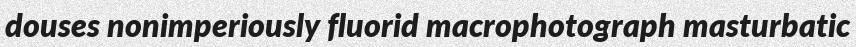
#> input picture Synthetic data generation/TextRecognitionDataGenerator/samples/1.jpg, 856 x 47 px
$ python -i distortion_generator.py   (imports and definitions only)
#> lines starting #> are read from the running program, lines starting #| are printed output that depends on the picture
#> further down, picture is the input picture: shape (47, 856, 3); min 0, max 255, mean 190
from math import pi

import cv2
import numpy as np
from PIL import Image


def cylindrical_edge_warp(
    pil_img: Image.Image, side: str = "left", strength: float = 0.6, warp_portion: float = 0.45
) -> Image.Image:
    """Enhanced cylindrical edge warp with better error handling"""
#> called with side = 'left', strength = 0.6, warp_portion = 0.45
    try:
        img = cv2.cvtColor(np.array(pil_img), cv2.COLOR_RGB2BGR)
        h, w = img.shape[:2]
#> h = 47; w = 856

        # width of the curved strip
        W = int(warp_portion * w)
#> W = 385
        # fake focal length = radius of cylinder
        R = W / strength if strength != 0 else 1e9
#> R = 641.7

        # Build meshgrid of pixel coords
        X, Y = np.meshgrid(np.arange(w), np.arange(h))
        map_x = X.astype(np.float32).copy()
        map_y = Y.astype(np.float32).copy()

        if side == "left":
            strip = X < W
            dx = W - X[strip]
        else:  # right
            strip = (w - W) < X
            dx = X[strip] - (w - W)

        # angle on cylinder surface for those pixels
        theta = dx / R
        # horizontal mapping
        displacement = R * np.sin(theta) - dx
        map_x[strip] += displacement
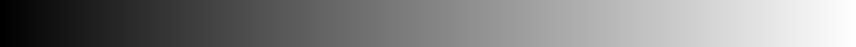
#> map_x: shape (47, 856) float32; min -22.69, max 855, mean 424.9; drawn with min black and max white

        # vertical scaling
        scale_y = np.cos(theta)
        map_y[strip] = (Y[strip] - h / 2) / scale_y + h / 2
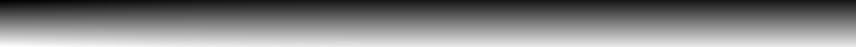
#> map_y: shape (47, 856) float32; min -4.97, max 50.76, mean 23; drawn with min black and max white

        warped = cv2.remap(
            img, map_x, map_y, interpolation=cv2.INTER_CUBIC, borderMode=cv2.BORDER_REPLICATE
        )
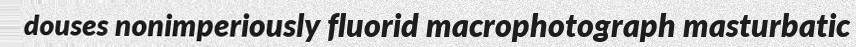
#> warped: shape (47, 856, 3); min 0, max 255, mean 191.9
        return Image.fromarray(cv2.cvtColor(warped, cv2.COLOR_BGR2RGB))
    except Exception as e:
        print(f"Error in cylindrical_edge_warp: {e}")
        return pil_img


def washboard_warp(
    pil_img: Image.Image,
    amplitude: float = 8,
    wavelength: float = 120,
    phase: float = 0.0,
    decay_from_top: bool = True,
) -> Image.Image:
    """Enhanced washboard warp with better error handling"""
    try:
        img = cv2.cvtColor(np.array(pil_img), cv2.COLOR_RGB2BGR)
        h, w = img.shape[:2]

        # build a vector of vertical offsets
        x = np.arange(w, dtype=np.float32)
        dy = amplitude * np.sin(2 * pi * x / wavelength + phase)

        atten = np.linspace(1, 0.2, h, dtype=np.float32)[:, None] if decay_from_top else 1.0

        # broadcast to full map
        map_x, map_y = np.meshgrid(x, np.arange(h, dtype=np.float32))
        map_y += dy * atten

        warped = cv2.remap(img, map_x, map_y, cv2.INTER_CUBIC, borderMode=cv2.BORDER_REPLICATE)
        return Image.fromarray(cv2.cvtColor(warped, cv2.COLOR_BGR2RGB))
    except Exception as e:
        print(f"Error in washboard_warp: {e}")
        return pil_img

>>> import cv2
>>> picture = cv2.cvtColor(cv2.imread('../../Synthetic data generation/TextRecognitionDataGenerator/samples/1.jpg'), cv2.COLOR_BGR2RGB)
>>> result = cylindrical_edge_warp(picture)

$ run again, on Synthetic data generation/TextRecognitionDataGenerator/samples/10.jpg
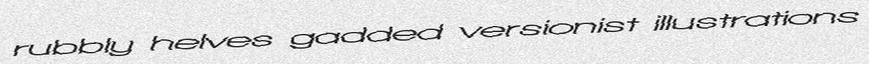
#> input picture Synthetic data generation/TextRecognitionDataGenerator/samples/10.jpg, 869 x 64 px
#> picture is the input picture: shape (64, 869, 3); min 0, max 255, mean 222.9
#> in cylindrical_edge_warp, `warped = cv2.remap( img, map_x, map_y, interpolation=cv2.INTER_CUBIC, ..`:
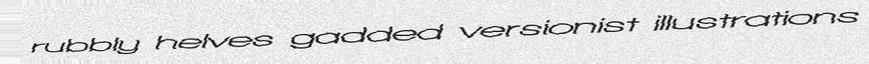
#> warped: shape (64, 869, 3); min 0, max 255, mean 223.4

$ run again, on Synthetic data generation/TextRecognitionDataGenerator/samples/11.jpg
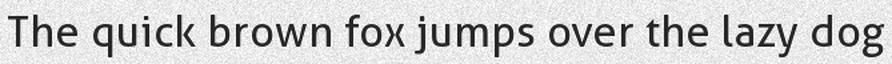
#> input picture Synthetic data generation/TextRecognitionDataGenerator/samples/11.jpg, 892 x 64 px
#> picture is the input picture: shape (64, 892, 3); min 0, max 255, mean 208.5
#> in cylindrical_edge_warp, `warped = cv2.remap( img, map_x, map_y, interpolation=cv2.INTER_CUBIC, ..`:
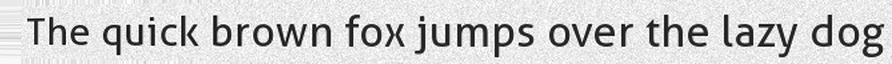
#> warped: shape (64, 892, 3); min 0, max 255, mean 209.7
